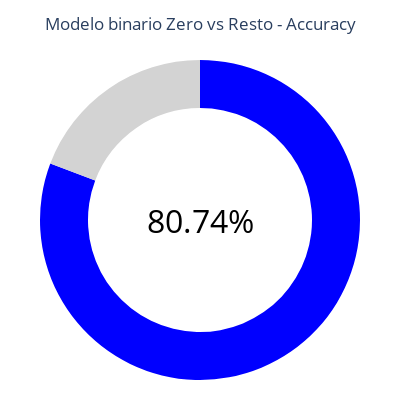
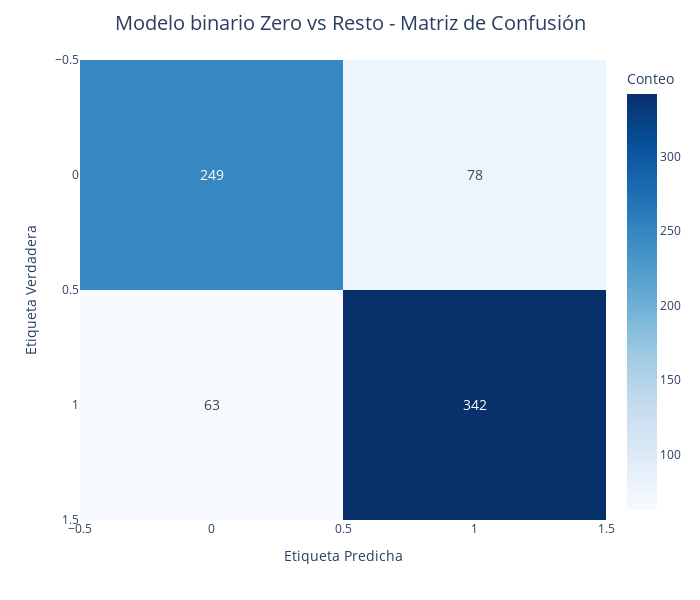

The notebook cell saved with these charts, in order:
### Markdown cell above
## Binary Model

### Code cell
# y_train original tiene clases 0..4, pero el modelo ya binariza internamente.
# Para las métricas / matriz de confusión, creamos la versión binaria:
from catboost import CatBoostClassifier
from cascade_logistic_model import ZeroVsRestLogisticRegression
from sklearn.metrics import accuracy_score
from sklearn.model_selection import cross_val_score

y_train_bin = (y_train > 0).astype(int)

bin_model = ZeroVsRestLogisticRegression(

)

# ---- CV con cross_val_score ----
cv_scores = cross_val_score(
    bin_model,
    X_train_scaled,
    y_train_bin,
    cv=5,
    scoring='accuracy',
    n_jobs=-1
)

print(f"Cross-validated Accuracy (Zero vs Rest LR): {cv_scores.mean():.4f} ± {cv_scores.std():.4f}")

# ---- OOF preds con cross_val_predict ----
y_cv_pred = cross_val_predict(
    bin_model,
    X_train_scaled,
    y_train_bin,
    cv=5,
    n_jobs=-1
)

print(f"OOF CV Accuracy (Zero vs Rest LR): {accuracy_score(y_train_bin, y_cv_pred):.4f}")

from charts import plot_accuracy_circle
plot_accuracy_circle(accuracy_score(y_train_bin, y_cv_pred), title="Modelo binario Zero vs Resto - Accuracy")

show_confusion_matrix(
    y_train_bin,
    y_cv_pred,
    title="Modelo binario Zero vs Resto - Matriz de Confusión",
    labels=[0, 1]   # 0 = clase 0 real, 1 = resto (1,2,3,4)
)

### Figure 1 — Plotly figure (JSON) as saved in the notebook; plotly's stock layout.template omitted (floating-point values rounded to 4 significant figures)
{"data": [{"direction": "clockwise", "hole": 0.7, "hoverinfo": "skip", "marker": {"colors": ["blue", "lightgray"]}, "showlegend": false, "sort": false, "textinfo": "none", "type": "pie", "values": [80.74, 19.26]}], "layout": {"annotations": [{"font": {"color": "black", "size": 32}, "showarrow": false, "text": "80.74%", "x": 0.5, "xanchor": "center", "y": 0.5, "yanchor": "middle"}], "height": 400, "margin": {"b": 20, "l": 20, "r": 20, "t": 60}, "title": {"text": "Modelo binario Zero vs Resto - Accuracy", "x": 0.5}, "width": 400}}

### Figure 2 — Plotly figure (JSON) as saved in the notebook; plotly's stock layout.template omitted (floating-point values rounded to 4 significant figures)
{"data": [{"coloraxis": "coloraxis", "hovertemplate": "Etiqueta Predicha: %{x}<br>Etiqueta Verdadera: %{y}<br>Conteo: %{z}<extra></extra>", "name": "0", "textfont": {"size": 14}, "texttemplate": "%{z}", "type": "heatmap", "x": [0, 1], "xaxis": "x", "y": [0, 1], "yaxis": "y", "z": [[249, 78], [63, 342]]}], "layout": {"coloraxis": {"colorbar": {"title": {"text": "Conteo"}}, "colorscale": [[0, "rgb(247,251,255)"], [0.125, "rgb(222,235,247)"], [0.25, "rgb(198,219,239)"], [0.375, "rgb(158,202,225)"], [0.5, "rgb(107,174,214)"], [0.625, "rgb(66,146,198)"], [0.75, "rgb(33,113,181)"], [0.875, "rgb(8,81,156)"], [1, "rgb(8,48,107)"]]}, "height": 600, "margin": {"t": 60}, "title": {"font": {"size": 20}, "text": "Modelo binario Zero vs Resto - Matriz de Confusión", "x": 0.5}, "width": 700, "xaxis": {"anchor": "y", "domain": [0, 1], "title": {"text": "Etiqueta Predicha"}}, "yaxis": {"anchor": "x", "autorange": "reversed", "domain": [0, 1], "title": {"text": "Etiqueta Verdadera"}}}}
